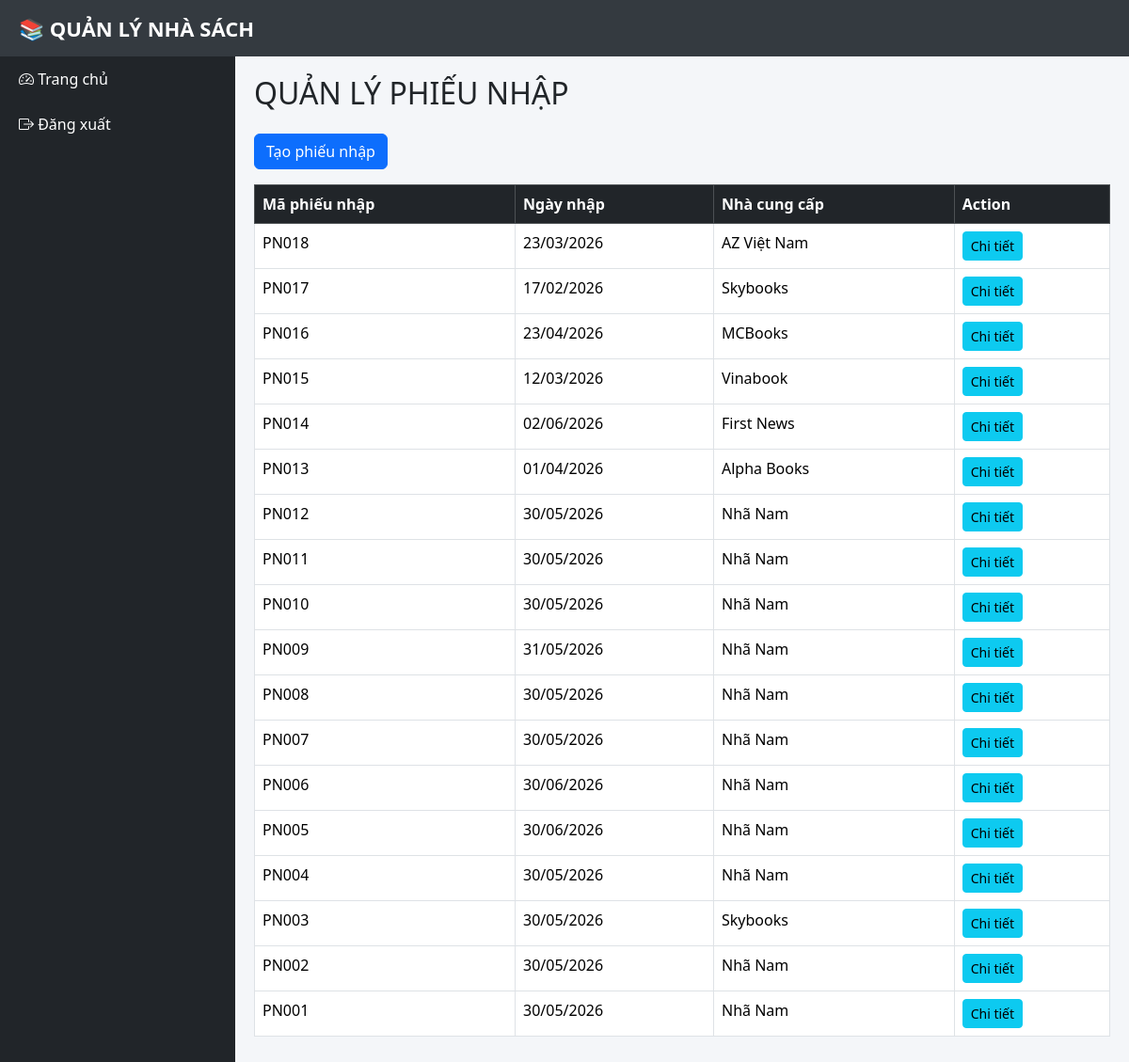
The page /phieunhap/index.php on the database its author committed.
### tables this page shows
CREATE TABLE `phieunhap` (
  `MaPhieuNhap` varchar(20) NOT NULL,
  `NgayNhap` datetime DEFAULT NULL,
  `MaNCC` varchar(20) DEFAULT NULL
);

CREATE TABLE `nhacungcap` (
  `MaNCC` varchar(20) NOT NULL,
  `TenNCC` varchar(100) DEFAULT NULL,
  `DiaChi` varchar(255) DEFAULT NULL
);

### phieunhap/index.php (the view, shortened to what this page needs)
<?php
include("../layout/header.php");
include("../layout/sidebar.php");
$sql = "
SELECT
    PHIEUNHAP.*,
    NHACUNGCAP.TenNCC
FROM PHIEUNHAP
JOIN NHACUNGCAP
ON PHIEUNHAP.MaNCC = NHACUNGCAP.MaNCC
ORDER BY PHIEUNHAP.MaPhieuNhap DESC
";
$result = mysqli_query($conn, $sql);
?>
<div class="content">
<h2 class="mb-4">
    QUẢN LÝ PHIẾU NHẬP
</h2>
<a href="them.php"
class="btn btn-primary mb-3">
    Tạo phiếu nhập
</a>
<table class="table table-bordered table-hover">
<tr class="table-dark">
<th>Mã phiếu nhập</th>
<th>Ngày nhập</th>
<th>Nhà cung cấp</th>
<th>Action</th>
</tr>
<?php while($row = mysqli_fetch_assoc($result)){ ?>
<tr>
<td><?= $row['MaPhieuNhap'] ?></td>
<td><?= date("d/m/Y", strtotime($row['NgayNhap'])) ?></td>
<td><?= $row['TenNCC'] ?></td>
<td>
<a href="chitiet.php?id=<?= $row['MaPhieuNhap'] ?>"
class="btn btn-info btn-sm">
Chi tiết
</td>
</tr>
<?php } ?>
</table>
</div>
<?php
include("../layout/footer.php");
?>

### layout/header.php (style rules this page uses)
body { margin:0; background:#f4f6f9; }
.content { margin-left:250px; margin-top:60px; padding:20px; }

### rows shown on the page
phieunhap: MaPhieuNhap "PN018", NgayNhap "23/03/2026", MaNCC.TenNCC "AZ Việt Nam"
phieunhap: MaPhieuNhap "PN017", NgayNhap "17/02/2026", MaNCC.TenNCC "Skybooks"
phieunhap: MaPhieuNhap "PN016", NgayNhap "23/04/2026", MaNCC.TenNCC "MCBooks"
phieunhap: MaPhieuNhap "PN015", NgayNhap "12/03/2026", MaNCC.TenNCC "Vinabook"
phieunhap: MaPhieuNhap "PN014", NgayNhap "02/06/2026", MaNCC.TenNCC "First News"
phieunhap: MaPhieuNhap "PN013", NgayNhap "01/04/2026", MaNCC.TenNCC "Alpha Books"
phieunhap: MaPhieuNhap "PN012", NgayNhap "30/05/2026", MaNCC.TenNCC "Nhã Nam"
phieunhap: MaPhieuNhap "PN011", NgayNhap "30/05/2026", MaNCC.TenNCC "Nhã Nam"
phieunhap: MaPhieuNhap "PN010", NgayNhap "30/05/2026", MaNCC.TenNCC "Nhã Nam"
phieunhap: MaPhieuNhap "PN009", NgayNhap "31/05/2026", MaNCC.TenNCC "Nhã Nam"
phieunhap: MaPhieuNhap "PN008", NgayNhap "30/05/2026", MaNCC.TenNCC "Nhã Nam"
phieunhap: MaPhieuNhap "PN007", NgayNhap "30/05/2026", MaNCC.TenNCC "Nhã Nam"
phieunhap: MaPhieuNhap "PN006", NgayNhap "30/06/2026", MaNCC.TenNCC "Nhã Nam"
phieunhap: MaPhieuNhap "PN005", NgayNhap "30/06/2026", MaNCC.TenNCC "Nhã Nam"
phieunhap: MaPhieuNhap "PN004", NgayNhap "30/05/2026", MaNCC.TenNCC "Nhã Nam"
phieunhap: MaPhieuNhap "PN003", NgayNhap "30/05/2026", MaNCC.TenNCC "Skybooks"
phieunhap: MaPhieuNhap "PN002", NgayNhap "30/05/2026", MaNCC.TenNCC "Nhã Nam"
phieunhap: MaPhieuNhap "PN001", NgayNhap "30/05/2026", MaNCC.TenNCC "Nhã Nam"
